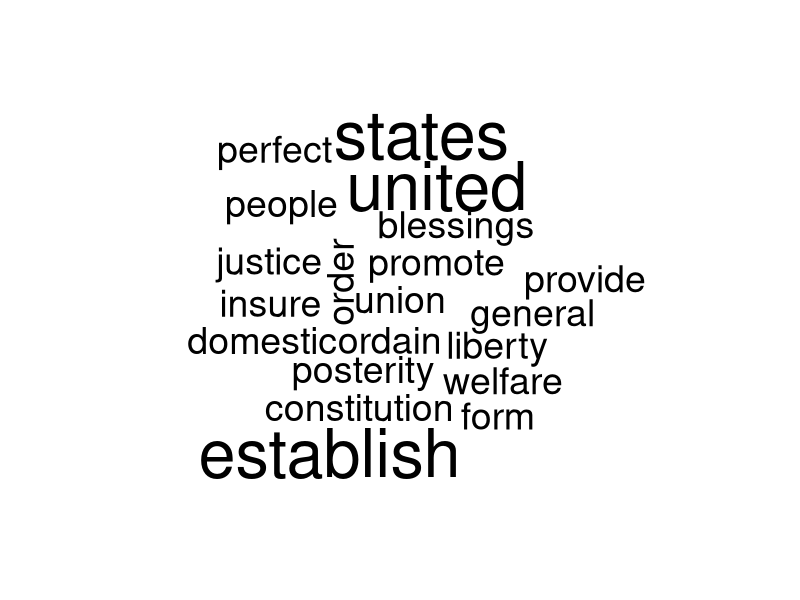
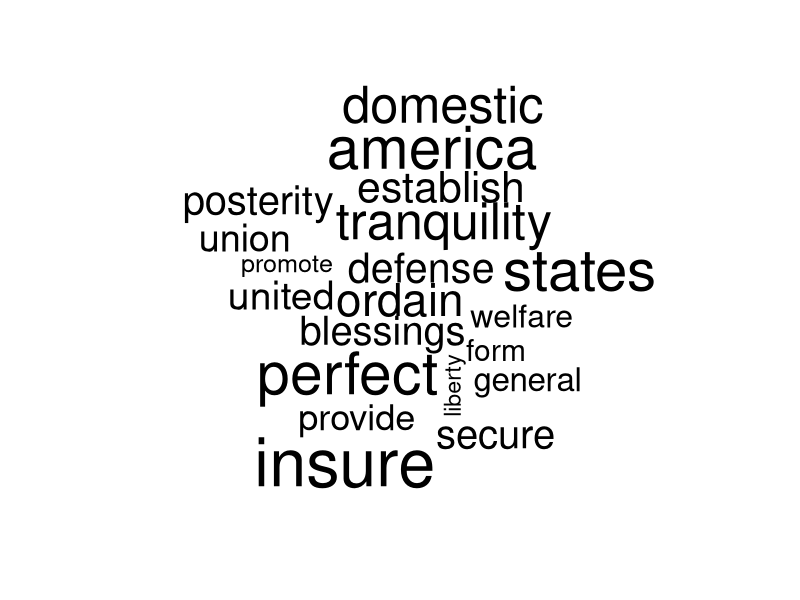
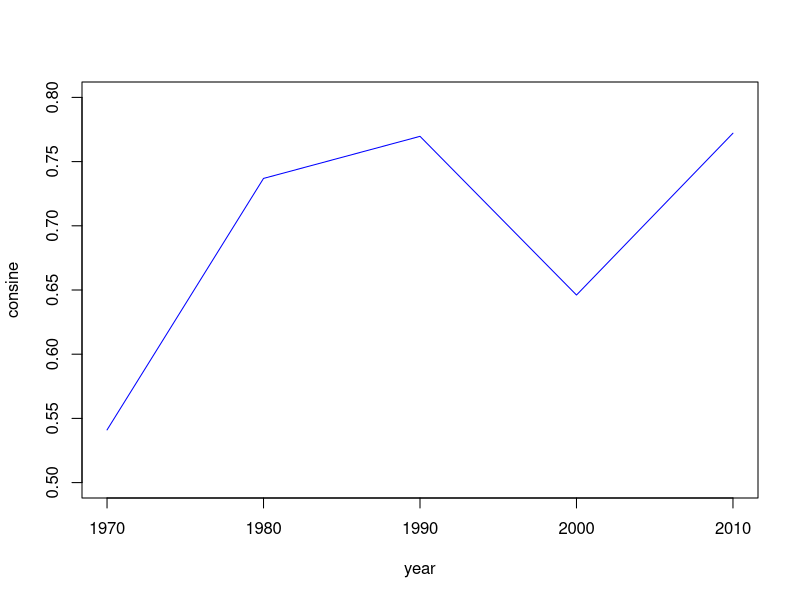
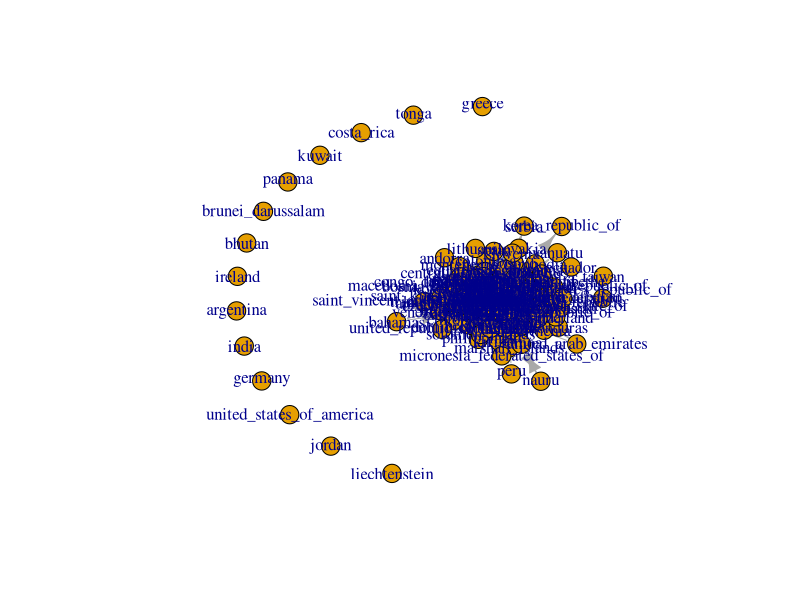

These charts were generated, in order, by the following R code:
##
## file :exercise1.R
## author: wxzher
## update: 2022-08-14
## the code for exercie1 in Chapter5
##


## 分析宪法的序言


###### question 1 ######

## load two required libraries
library(tm, SnowballC)

## 导入数据
doc <- read.csv("../Datasets/constitution.csv")
dim(doc)

 
docCorpus.raw <- Corpus( VectorSource(doc$preamble) )
control.list <- list(removePunctuation = TRUE, stopwords = TRUE, tolower = TRUE,
                     stripWhitespace = TRUE, stemDocument = TRUE,removeNumbers = TRUE)
doc.dtm <- DocumentTermMatrix(docCorpus.raw, control = control.list)

inspect(doc.dtm[1:5, 1:8])
## 转化成标准矩阵
doc.dtm.mat <- as.matrix(doc.dtm)
## 计算逆文本频率
doc.tfidf <- weightTfIdf(doc.dtm)
## 转化为标准矩阵
doc.tfidf.mat <- as.matrix(doc.tfidf)
## 查看美国的位置
US <- subset(doc, doc$country == "united_states_of_america")
US
## 词云图
library(wordcloud)
wordcloud(colnames(doc.dtm.mat), doc.dtm.mat[149, ], max.word = 20) 
wordcloud(colnames(doc.tfidf.mat), doc.tfidf.mat[149, ], max.word = 20) 


##### question 2  ######
sq <- rep(NA, 155)
for(i in 1:155){
  a <- length(doc.tfidf.mat[i,])
  sq[i] <- a ^2
}
a <- sqrt(sum(sq))
a

km <- kmeans(doc.tfidf / a, centers = 5)
km$iter

for ( i in 1:5){
  cat("CLUSTER", i, "\n")
  cat("Top 10 words: \n")
  print(head(sort(km$centers[i, ], decreasing = TRUE), n = 10))
  cat("\n")
  
}

###### question 3 #####

cosine <- function(a,b){
  numer <- apply(a * t(b), 2, sum)
  denom <- sqrt(sum(a ^2) * sqrt(apply(b^2, 1, sum)))
  return(numer / denom)
}
doc.cosine <- cosine(doc.dtm.mat[155, ], doc.dtm.mat)
doc$cosine <- doc.cosine
top5 <-  sort(doc.cosine, decreasing = TRUE)[1:5]

names(top5) <- doc$country[as.numeric(names(top5))]
top5
##### question 4 #####
year <- seq(from = 1960, to = 2010, by = 10)
consine.mean <- rep(NA,length(year)-1)
for(i in 1:length(year)-1){
  consine.mean[i] <- mean(doc$cosine[doc$year >= year[i] & doc$year < year[i+1]])
}
consine.mean
plot(year[-1], consine.mean,type = "l", col = "blue",
     xlim = c(1970, 2010), ylim = c(0.5, 0.8),
     xlab = "year", ylab = "consine")

##### question 5 #####

n <- nrow(doc)
doc.mat <- matrix(0, nrow = n, ncol = n)
colnames(doc.mat) <- rownames(doc.mat) <- doc$country
for(i in 1:nrow(doc)){
  cosine.i <- cosine(doc.dtm.mat[i, ], doc.dtm.mat)
  cosine.i[doc$year > doc$year[i]] <- 0
  doc.mat[i,] <- cosine.i
  
}
library("igraph")
doc.adj <- graph.adjacency(doc.mat, mode = "directed",
                               diag = FALSE)
sort(page.rank(doc.adj, directed = TRUE)$vector, decreasing = TRUE)[1:5]
plot(doc.adj,vertex.size = 10)
